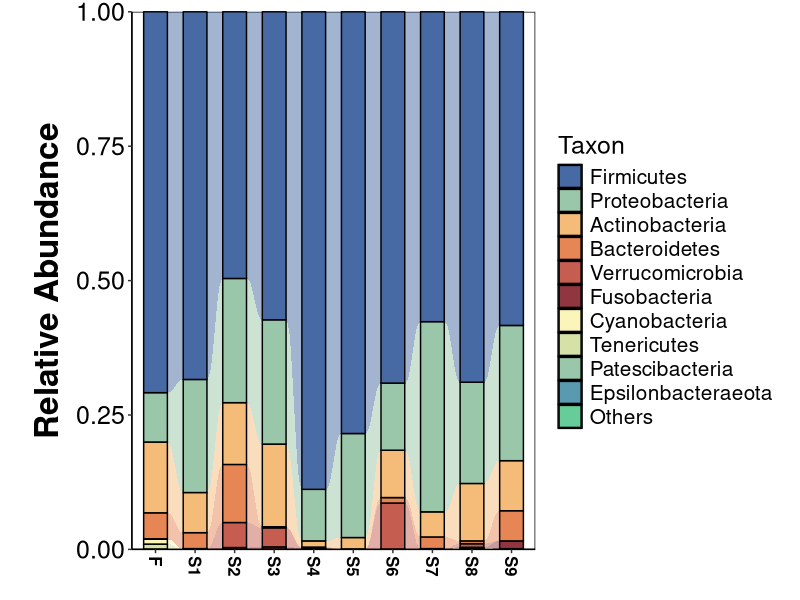

This figure's R source:
## ---- chunk 1
remove(list = ls())

Palette <- c("#4769a4","#9ac7aa","#f5bc79","#e68654","#c55d51","#903641","#fcf5bb","#d5e1a7","#9ac7aa",
             "#599ab1","#66CC99","#999999","#ADD1E5")
abundance <- read.table("p.txt",header = TRUE,sep = "\t")
abundance <- as.data.frame(abundance)
taxon <- gsub(".*(p__)","",abundance$Taxon)
taxon <- gsub(".*(Bacteria;)","",taxon)
taxon <- gsub(".*(Other)","",taxon)
taxon <- gsub("(\\[)","",taxon)
taxon <- gsub("(\\])","",taxon)
abundance$Taxon <- taxon
abundance[abundance==""] <- NA
abundance <- na.omit(abundance)
abundance <- t(abundance)
colnames(abundance) <- abundance[1,]
abundance <- abundance[-1,]
abundance <- as.matrix(abundance)
f.abundance <- matrix(as.numeric(abundance),nrow = nrow(abundance))
rownames(f.abundance) <- rownames(abundance)
colnames(f.abundance) <- colnames(abundance)
f.abundance <- t(f.abundance)
sum <- apply(f.abundance,1,sum) 
f.abundance <- cbind(f.abundance,sum)
f.abundance <- as.data.frame(f.abundance)
f.abundance <- f.abundance[order(f.abundance[,"sum"],decreasing = T),]
f.abundance <- subset(f.abundance, select = -sum)
f.abundance <- t(f.abundance)
f.abundance <- subset(f.abundance, select = -unclassified_k__norank_d__Bacteria)
f.abundance <- t(f.abundance)

f.abundance <- f.abundance[1:10,]
f.abundance <- t(f.abundance)
sum <- apply(f.abundance,1,sum) 
Others <- 1-sum
f.abundance <- cbind(f.abundance,Others)

sample.name <- read.table("Group.txt",head=F,colClasses=c("character","character"),sep = "\t")
f.abundance <- as.data.frame(f.abundance)
f.abundance$V1 <- rownames(f.abundance)
f.abundance <- merge(sample.name,f.abundance,by = "V1",sort = F)
rownames(f.abundance) <- f.abundance$V2
f.abundance <- subset(f.abundance, select = -V1)
f.abundance <- subset(f.abundance, select = -V2)
f.abundance <- t(f.abundance)

library(reshape2)
taxon <- melt(f.abundance)
colnames(taxon) <- c("Taxon","variable","value")
library(ggplot2)
library(ggalluvial)
p <- ggplot(data = taxon,aes(x = variable, y = value, alluvium = Taxon, stratum = Taxon))
p1 <- p + geom_alluvium(aes(fill = Taxon),alpha = .5,width = 0.6) + 
  geom_stratum(aes(fill = Taxon),width = 0.6)
p2 <- p1 + ylab(label = "Relative Abundance") + xlab(label = "")
p3 <- p2 + scale_fill_manual(values = Palette)
p4 <- p3 + theme_bw()+ theme(panel.grid=element_blank()) + 
  theme(panel.border = element_blank()) +
  theme(panel.background=element_rect(fill='transparent', 
                                      color='black'),plot.margin = unit(c(3,5,1,1),"mm"))
p5 <- p4 + theme(axis.text.x=element_text(colour="black",size=12,face = "bold",angle = -90,vjust = 0.5,hjust = 0)) + 
  theme(axis.text.y=element_text(colour = "black",size = 18)) + 
  theme(axis.line = element_line(colour = "black"))+ 
  theme(axis.title.y = element_text(size = 24,face = "bold",
                                    margin = unit(c(0,1,0,1),"lines")))
p6 <- p5 + scale_y_continuous(limits = c(0,1),expand = c(0,0))
p7 <- p6 + theme(legend.text = element_text(colour = "black",size = 15)) + 
  theme(legend.title = element_text(size = 18,colour = "black"))
p8 <- p7 + theme(text = element_text(family = ""))
p8
## ---- chunk 2
ggsave("Figure1 F.pdf", height = 8,width =10)
